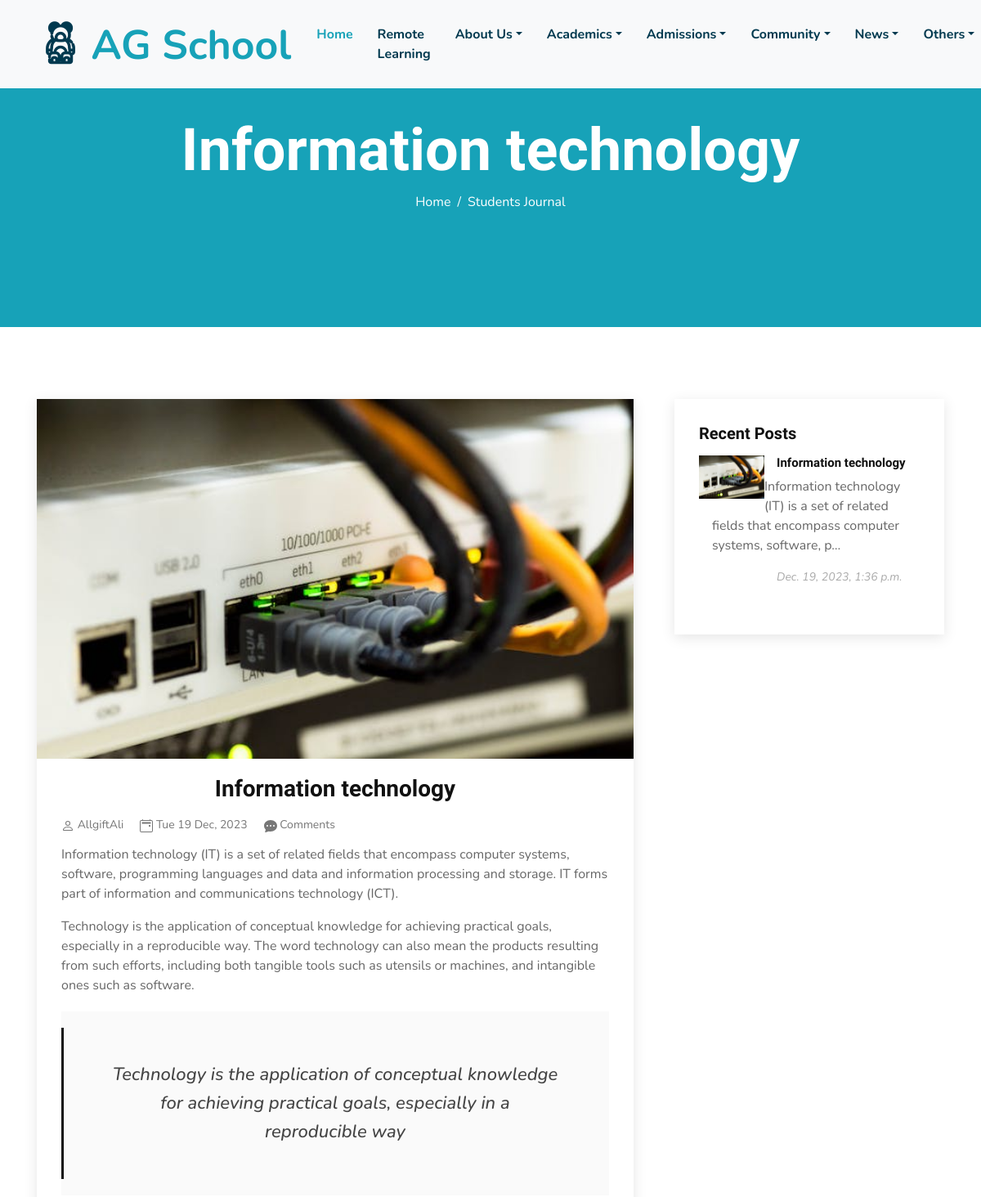
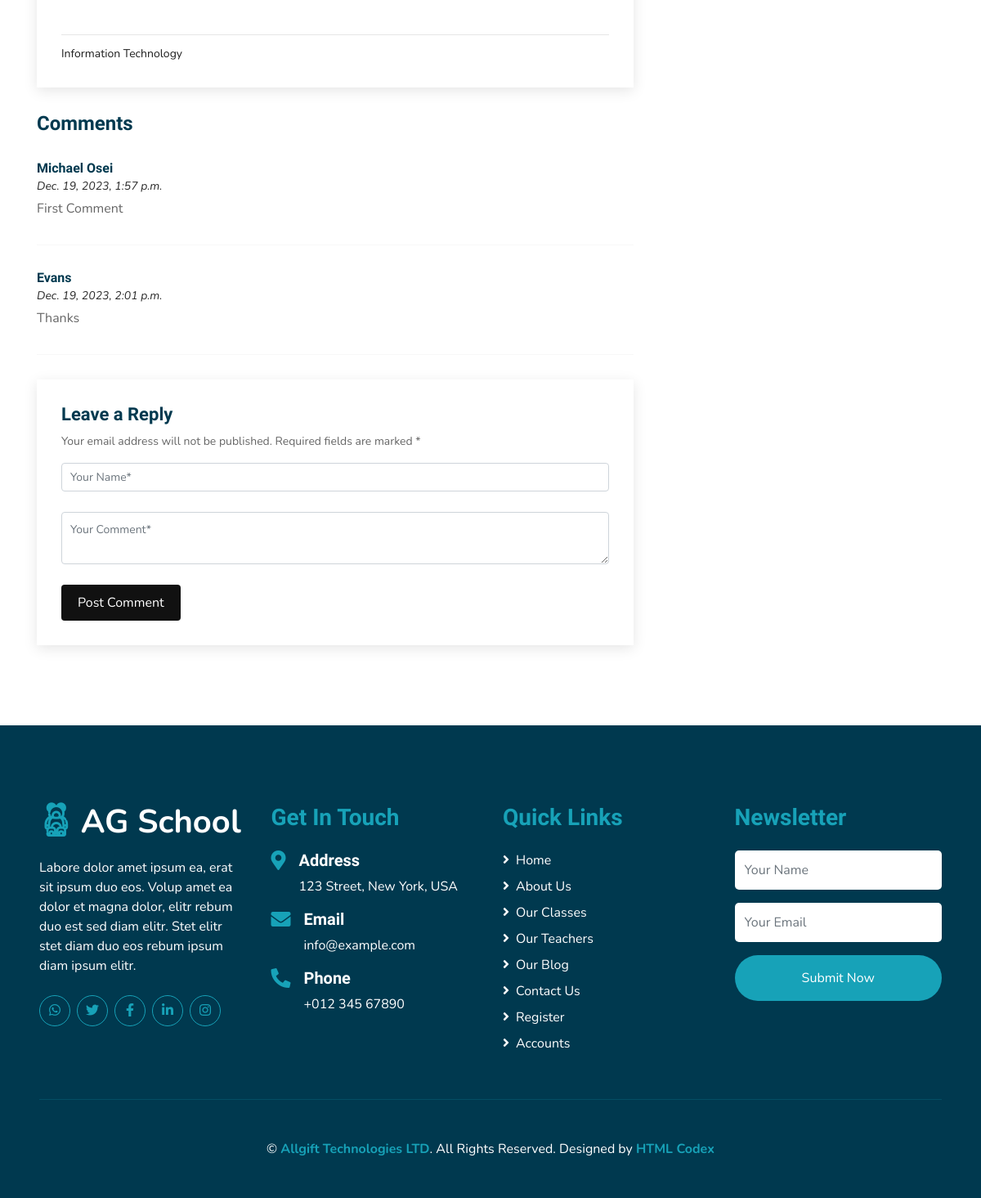
Screenshot of /journal_details/1/ with the database file from the repository (2 pictures, top to bottom).
### core/models.py (models this page shows, shortened)
class Journal(models.Model):
    author = models.ForeignKey(User, on_delete=models.CASCADE)
    category = models.ForeignKey(ArticlesCategories, on_delete=models.CASCADE)
    image_1 = models.ImageField()
    image_2 = models.ImageField(blank=True, null=True)
    title = models.CharField(max_length=255)
    quote_1 = models.CharField(max_length=255)
    paragraph_1 = models.TextField()
    paragraph_2 = models.TextField()
    paragraph_3 = models.TextField(blank=True, null=True)
    paragraph_4 = models.TextField(blank=True, null=True)
    paragraph_5 = models.TextField(blank=True, null=True)
    paragraph_6 = models.TextField(blank=True, null=True)
    paragraph_7 = models.TextField(blank=True, null=True)
    paragraph_8 = models.TextField(blank=True, null=True)
    paragraph_9 = models.TextField(blank=True, null=True)
    quote_2 = models.TextField(blank=True, null=True)
    created_on = models.DateTimeField(auto_now_add=True)
    updated_on = models.DateTimeField(auto_now=True)

class ArticlesCategories(models.Model):
    category = models.CharField(max_length=128)
    def __str__(self):
        return f"{self.category}"

class JournalComment(models.Model):
    name = models.CharField(max_length=124)
    comment = models.TextField()
    article = models.ForeignKey(Journal, on_delete=models.CASCADE)
    created_on = models.DateTimeField(auto_now_add=True)

### authy/models.py (models this page shows, shortened)
class User(AbstractUser):
    full_name = models.CharField(max_length=200, null=True)
    email = models.EmailField(unique=True, null=True)
    phone = models.CharField(max_length=20)
    avatar = models.ImageField(null=True, default="default.jpg")
    background_img = models.ImageField(default='home-bg.jpg', upload_to='background_pics')
    gender = models.CharField(max_length=100, choices=GENDER_CHOICE, null=True, blank=True)
    marital_status = models.CharField(max_length=100, choices=MARITAL_STATUS, default='Single')
    region = models.CharField(max_length=100, choices=REGION_CHOICE, null=True, blank=True)
    residence = models.CharField(max_length=100)
    GPS_Address = models.CharField(max_length=10)
    nationality = models.CharField(max_length=100, default='Ghanaian')
    created = models.DateField(auto_now_add=True)
    is_blocked = models.BooleanField(default=False)
    facebook_url = models.URLField(max_length=255, blank=True, null=True)
    twitter_url = models.URLField(max_length=255, blank=True, null=True)
    instagram_url = models.URLField(max_length=255, blank=True, null=True)
    linkedin_url = models.URLField(max_length=255, blank=True, null=True)
    website_url = models.URLField(max_length=255, blank=True, null=True)
    REQUIRED_FIELDS = []

### core/views.py (the view)
# urls.py: path("journal_details/<int:id>/", views.journal_details, name='journal_details'),
def journal_details(request, id):
    article = get_object_or_404(Journal, id=id)
    comments = JournalComment.objects.filter(article=article)
    recent_article = Journal.objects.all().order_by('-created_on')[:5]
    context = {
        'article': article,
        'recent_article': recent_article,
        'comments': comments
    }
    return render(request, 'core/journal_details.html', context)

### templates/core/journal_details.html (shortened to what this page needs)
{% extends 'base.html' %}
{% load static %}
{% block content %}
    <div class="container-fluid bg-primary mb-5">
      <div
        class="d-flex flex-column align-items-center justify-content-center"
        style="min-height: 400px"
      >
        <h3 class="display-3 font-weight-bold text-white">{{article.title}}</h3>
        <div class="d-inline-flex text-white">
          <p class="m-0"><a class="text-white" href="{% url 'home' %}">Home</a></p>
          <p class="m-0 px-2">/</p>
          <p class="m-0">Students Journal</p>
        </div>
      </div>
    </div>
    <section id="blog" class="blog">
      <div class="container" data-aos="fade-up">
        <div class="row">
          <div class="col-lg-8 entries">
            <article class="entry entry-single">
              <div class="entry-img">
                <img src="{{article.image_1.url}}" alt="" class="img-fluid" width="100%">
              </div>
              <h2 class="entry-title text-center">
                <a href="blog-single.html">{{article.title}}</a>
              </h2>
              <div class="entry-meta">
                <ul>
                  <li class="d-flex align-items-center">
                    <a href="#">
                      {{article.author}}</a>
                  </li>
                  <li class="d-flex align-items-center">
                    <a href="#">
                    <time datetime="{{article.created_on}}">{{article.created_on|date:"D d M, Y"}}</time></a></li>
                  <li class="d-flex align-items-center">
                    <a href="#">
                      {{article.articlecomment_set.count}} Comments</a></li>
                </ul>
              </div>
              <div class="entry-content">
                <p>
                  {{article.paragraph_1}}
                </p>
                <p>
                  {{article.paragraph_2}}
                </p>
                <blockquote>
                  <p>
                    {{article.quote_1}}
                  </p>
                </blockquote>
              </div>
              <div class="entry-footer">
                <ul class="cats">
                  <li><a href="#">{{article.category}}</a></li>
                </ul>
              </div>
            </article>
            <div class="blog-comments">
              <h4 class="comments-count">{{article.articlecomment_set.count}} Comments</h4>
              {% for comment in comments %}
              <div id="comment-1" class="comment">
                <div class="d-flex">
                  <div>
                    <h5><b>{{comment.name}}</b></h5>
                    <em><small><time datetime="{{comment.created_on}}">{{comment.created_on}}</time></small></em>
                    <p>
                     {{comment.comment}}
                    </p>
                  </div>
                </div>
              </div>
              <hr>
              {% empty %}
                <p>No Comment Added</p>
              {% endfor %}
              <div class="reply-form">
                <h4>Leave a Reply</h4>
                <p>Your email address will not be published. Required fields are marked * </p>
                <form action="{% url 'journal_comment' article.id %}" method="post">
                  <div class="row">
                    <div class="col form-group">
                      <input name="name" type="text" class="form-control" placeholder="Your Name*">
                    </div>
                  </div>
                  <div class="row">
                    <div class="col form-group">
                      <textarea name="comment" class="form-control" placeholder="Your Comment*"></textarea>
                    </div>
                  </div>
                  <button type="submit" class="btn btn-primary">Post Comment</button>
                </form>
              </div>
            </div>
          </div>
          <div class="col-lg-4">
            <div class="sidebar">
              <h3 class="sidebar-title">Recent Posts</h3>
              <div class="sidebar-item recent-posts">
                {% for article in recent_article %}
                <div class="post-item clearfix">
                  <img src="{{ article.image_1.url }}" alt="{{article.title}}">
                  <h4><a href="blog-single.html">{{article.title}}</a></h4>
                  <p style="margin-left: 1rem;">{{ article.paragraph_1|truncatechars:100 }}</p>
                  <time datetime="{{article.created_on}}">{{article.created_on}}</time>
                </div>
                {% empty %}
                <p>No Recent Posts </p>
                {% endfor %}
              </div>
            </div>
          </div>
        </div>
      </div>
    </section>
{% endblock content %}

### rows the page displays
Journal: title "Information technology", image_1 (picture), author "AllgiftAli", created_on "Tue 19 Dec, 2023", paragraph_1 "Information technology (IT) is a set of related fields that encompass computer systems, software, programming languages and data and information processing and storage. IT forms part of information and communications technology (ICT).", paragraph_2 "Technology is the application of conceptual knowledge for achieving practical goals, especially in a reproducible way. The word technology can also mean the products resulting from such efforts, including both tangible tools such as utensils or machines, and intangible ones such as software.", quote_1 "Technology is the application of conceptual knowledge for achieving practical goals, especially in a reproducible way", category "Information Technology", paragraph_1 "Information technology (IT) is a set of related fields that encompass computer systems, software, p…", created_on "Dec. 19, 2023, 1:36 p.m."
JournalComment: name "Michael Osei", created_on "Dec. 19, 2023, 1:57 p.m.", comment "First Comment"
JournalComment: name "Evans", created_on "Dec. 19, 2023, 2:01 p.m.", comment "Thanks"
